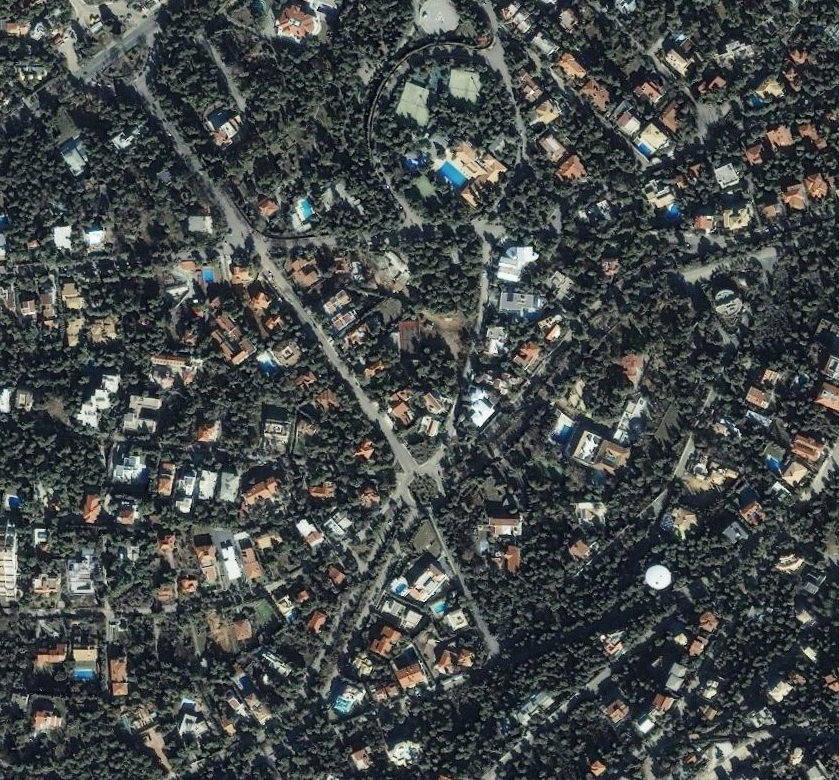
#> input picture HW 3/ekalismall.png, 839 x 780 px
$ jupyter execute --allow-errors Problem4_LDA.ipynb
#> lines starting #> are read from the running program, lines starting #| are printed output that depends on the picture; after the words box and inside, x2 and y2 are one past the last pixel; in counts of white or black regions, pixels touching at a corner belong together
## PROBLEM 4


 ###  I created trainMask by using ipad to highlight over regions of training image with pools. I am first going to cut the image into 10x10 blocks and then I am going to determine which blocks have some percent or more mask coloring in them. If they have that percent coloring I am going to say these are pool blocks. I am then going to flatten the blocks, and use PCA to reduce their dimensionality. I am then going to create two gaussians, one for the PCA reduced pool blocks and one for the PCA reduced background blocks. I am now going to use their discriminant functions (similar to problem 1) to determine which block is pool and which block is background

[cell 1]
import numpy as np
import matplotlib.pyplot as plt
import cv2

# Save image in set directory
# I FLIP THE COLORS SINCE OPENCV READS BGR
trainImg = cv2.imread('./ekalismall.png')[:, :, ::-1]
testImg = cv2.imread('./ekalismall2.png')[:, :, ::-1]
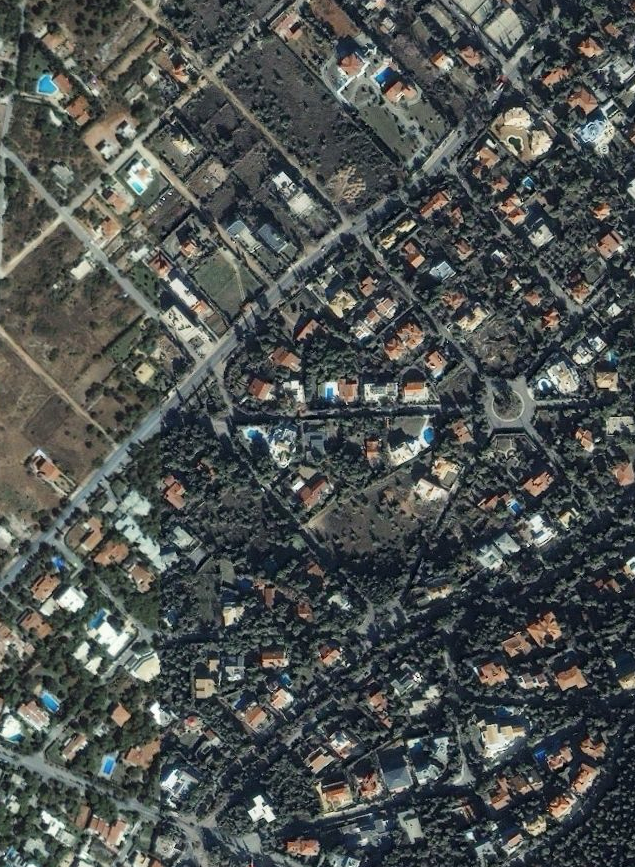
#> input picture HW 3/ekalismall2.png, 635 x 867 px
trainMask = cv2.imread("./mask.JPEG")[:, :, ::-1]
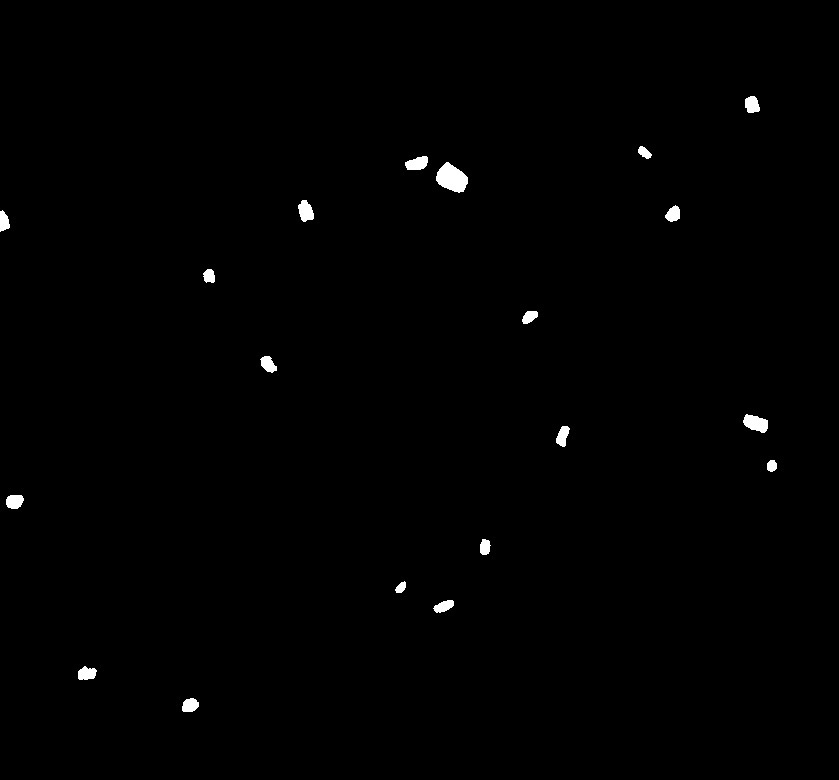
#> input picture HW 3/mask.JPEG, 839 x 780 px
#> trainMask is the input picture: shape (780, 839, 3); min 0, max 255, mean 1.5
trainMask = cv2.resize(trainMask, (trainImg.shape[1], trainImg.shape[0]))
trainMask = trainMask[:,:,0]
#> trainMask: shape (780, 839)
segmented = np.copy(trainImg)
segmented[trainMask == 0] = 0  # Set pixels not in the mask to 0

fig, axs = plt.subplots(1, 3, figsize=(18, 6))
axs[0].imshow(trainImg)
axs[1].imshow(trainMask)
axs[2].imshow(segmented)

[cell 2]
# [20 lines of commented-out code are left out]

I "labeled" image on my ipad by highlihting regions with pools. I am first going to cut the image into 24x24 blocks and then I am going to use determine which blocks have atleast a coloring in them. If they do I am going to use say these are pool blocks.

[cell 3]
from skimage.util.shape import view_as_blocks

block_size = (10, 10, 3)

rows, cols, _ = trainImg.shape
#> rows = 780; cols = 839
trimmed_rows = rows - (rows % block_size[0])
#> trimmed_rows = 780
trimmed_cols = cols - (cols % block_size[1])
#> trimmed_cols = 830
trimmed_trainImg = trainImg[:trimmed_rows, :trimmed_cols, :]
print(trimmed_trainImg.shape, trainImg.shape)
#| (780, 830, 3) (780, 839, 3)
# Split the trimmed trainImg into blocks
blocks = view_as_blocks(trimmed_trainImg, block_size)
print(blocks.shape)
#| (78, 83, 1, 10, 10, 3)


# [9 lines of commented-out code are left out]

plt.show()

[cell 4]
blockMask = trainMask[:trimmed_rows, :trimmed_cols]

import numpy as np
print(blockMask.shape)
#| (780, 830)
H, W = blockMask.shape
#> H = 780; W = 830
block_size = (10, 10)

blockMask = view_as_blocks(blockMask, block_size)
blockMaskSummed = np.sum(blockMask, axis=(2, 3))

fig,axs = plt.subplots(1,2)
axs[0].imshow(trainMask)
axs[1].imshow(blockMaskSummed)

### I said that atleast 48 of the 100 pixels in the block musk be pool (based on mask I drew above) if we are to call the block a pool block

[cell 5]
blockLabels = np.zeros(blockMask.shape[:2])
for i in range(blockMask.shape[0]):
    for j in range(blockMask.shape[1]):
        temp = blockMask[i,j]
        if(np.sum(temp)//255 >= 20):
            blockLabels[i,j]  = 1
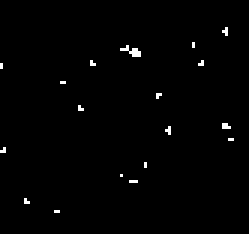
#> blockLabels: shape (78, 83) float64 (shown 3 times larger); values 0 (black) and 1 (white), 0.93% white in thin lines or dots, all inside (x1, y1, x2, y2) = (0, 9, 78, 71)

print(np.sum(blockLabels))
#| 60.0
plt.imshow(blockLabels)

[cell 6]
# [21 lines of commented-out code are left out]

def pca(data): #takes input data as columns and expects it to be 0 mean (add mean back later if intended)
    covariance_matrix = np.dot(data,data.T)/(data.shape[1])
    eigvals, eigvecs = np.linalg.eigh(covariance_matrix)
    eigvals = eigvals[::-1]
    eigvecs = eigvecs[:,::-1]

    return (eigvecs,eigvals)

### We now have flattened 10x10x3 blocks in columns and cooresponding labels. I now PCA reduce to 30 dimensions

[cell 7]
flattenedBlocks = blocks.reshape(-1,300).T
flatBlockLabels = np.ravel(blockLabels)
#> flatBlockLabels = 6474 values, max 1 at index 822, min 0 at index 0, mean 0.00927
normalBlockMean = np.mean(flattenedBlocks,axis=1).reshape(-1,1)
#> normalBlockMean = 300 values, max 74.25 at index 16, min 67.24 at index 246, mean 71.4
eigvecs, eigvals =  pca(flattenedBlocks - normalBlockMean)
#> in pca, `eigvals, eigvecs = np.linalg.eigh(covariance_matrix)`:
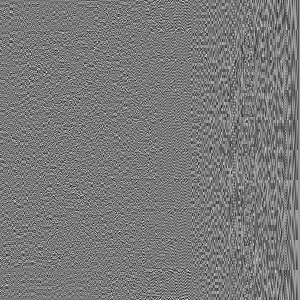
#> eigvecs: shape (300, 300) float64; min -0.24, max 0.262, mean 0.000197; drawn with min black and max white
#> in pca, `eigvals, eigvecs = np.linalg.eigh(covariance_matrix)`: eigvals = 300 values from 0.257 to 321661.7
#> in pca, `eigvals = eigvals[::-1]`: eigvals = 300 values, max 321661.7 at index 0, min 0.257 at index 299, mean 2325.6
#> in pca, `eigvecs = eigvecs[:,::-1]`:
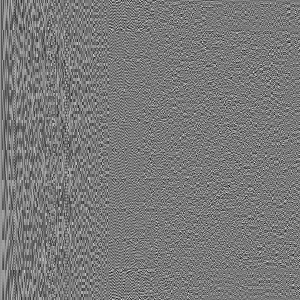
#> eigvecs: shape (300, 300) float64; min -0.24, max 0.262, mean 0.000197; drawn with min black and max white
numPCA = 100
PCAmat = eigvecs.T[:numPCA]
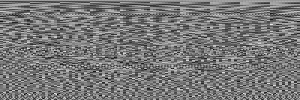
#> PCAmat: shape (100, 300) float64; min -0.185, max 0.209, mean 0.000592; drawn with min black and max white
flattenedBlocks = blocks.reshape(-1,300).T
flattenedPCA =  PCAmat @ flattenedBlocks
flatBlockLabels = np.ravel(blockLabels)
trainMean = np.mean(flattenedPCA,axis=1).reshape(-1,1)
#> trainMean = 100 values, max 1223.5 at index 0, min -77.2 at index 15, mean 13.26

poolMean  = np.mean(flattenedPCA[:,flatBlockLabels == 1],axis = 1).reshape(-1,1)
#> poolMean = 100 values, max 1669.3 at index 0, min -212 at index 1, mean 17.04
bkgMean = np.mean(flattenedPCA[:,flatBlockLabels == 0],axis =1).reshape(-1,1)
#> bkgMean = 100 values, max 1219.3 at index 0, min -76.12 at index 15, mean 13.22

[cell 8]
# [5 lines of commented-out code are left out]

[cell 9]
LDAtrain  = flattenedPCA.copy()
ldaLabels = flatBlockLabels.copy()
#> ldaLabels has the same summary as flatBlockLabels


dimensionality = LDAtrain.shape[0]
#> dimensionality = 100
from scipy.linalg import eigh

BetweenCov = np.zeros((dimensionality,dimensionality)) # since nfft +1 as we cut specotrgram and keep DC term
WithinCov = np.zeros((dimensionality,dimensionality))
print(trainMean.shape)
#| (100, 1)
BetweenCov += (poolMean.reshape(-1,1) - trainMean).reshape(-1,1) @ (poolMean.reshape(-1,1) - trainMean).reshape(1,-1)
BetweenCov += (bkgMean - trainMean).reshape(-1,1) @ (bkgMean - trainMean).reshape(1,-1)

for i in range(LDAtrain.shape[1]):
    samp =  LDAtrain[:,i]
    if(ldaLabels[i] == 1):
        left = (samp.reshape(-1,1) - poolMean.reshape(-1,1))
        right = (samp.reshape(1,-1) - poolMean.reshape(1,-1))
    else:
        left = (samp.reshape(-1,1) - bkgMean.reshape(-1,1))
        right = (samp.reshape(1,-1) - bkgMean.reshape(1,-1))
    WithinCov += left@ right
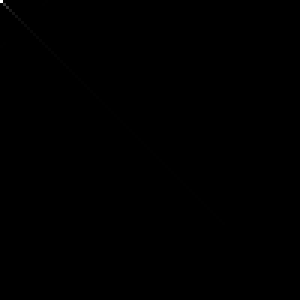
#> WithinCov: shape (100, 100) float64 (shown 3 times larger); min -5825492.2, max 2.07e+09, mean 450036.5; drawn with min black and max white

geneigvals, geneigvecs = eigh(BetweenCov, WithinCov, eigvals_only=False)
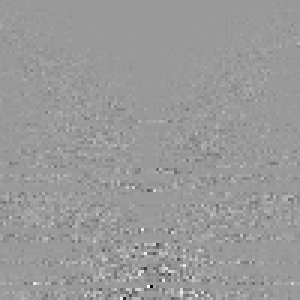
#> geneigvecs: shape (100, 100) float64 (shown 3 times larger); min -0.000851, max 0.000561, mean 4.1e-08; drawn with min black and max white
#> geneigvals = 100 values from -1.11e-18 to 0.00307

geneigvals = geneigvals[::-1]
#> geneigvals = 100 values, max 0.00307 at index 0, min -1.11e-18 at index 99, mean 3.07e-05
geneigvecs =  geneigvecs[:,::-1]

geneigvecs = geneigvecs.T

[cell 10]
LDAmat = geneigvecs @ PCAmat

[cell 11]
# [5 lines of commented-out code are left out]

[cell 12]
output = np.zeros(blocks.shape[:2])
for i in range(blocks.shape[0]):
    for j in range(blocks.shape[1]):
        output[i,j] = LDAmat[0]@ (blocks[i,j].reshape(300,1)- normalBlockMean) > 0.075
#> output: shape (78, 83) float64; values 0 (black) and 1 (white), 0.23% white in thin lines or dots, all inside (x1, y1, x2, y2) = (8, 14, 78, 68)

[cell 13]
plt.plot(np.sort(output.ravel()))
#> figure, not shown here; curve peaks at x = 6459, y = 1

### Training Output

[cell 14]
fig, axs = plt.subplots(1, 3, figsize=(16, 12))

axs[0].imshow(trainImg[:trimmed_rows, :trimmed_cols, :])
axs[0].set_title('Train Image')

axs[1].imshow(output)
axs[1].set_title('Computed Pool Mask')

axs[2].imshow(blockLabels, cmap='nipy_spectral')
axs[2].set_title('Hand Drawn Pool Mask')

plt.show()

### Getting testing output

[cell 15]
block_size = (10, 10, 3)

rows, cols, _ = testImg.shape
#> rows = 867; cols = 635
trimmed_rows = rows - (rows % block_size[0])
#> trimmed_rows = 860
trimmed_cols = cols - (cols % block_size[1])
#> trimmed_cols = 630
trimmed_testImg = testImg[:trimmed_rows, :trimmed_cols, :]
print(trimmed_testImg.shape, testImg.shape)
#| (860, 630, 3) (867, 635, 3)
testBlocks = view_as_blocks(trimmed_testImg, block_size)
print(blocks.shape)
#| (78, 83, 1, 10, 10, 3)

flatTestBlocks = blocks.reshape(300,-1)

#> (the rest of this cell did not finish here and is left out)

[cell 16]
outputTest = np.zeros(testBlocks.shape[:2])
#> (the rest of this cell did not finish here and is left out)

[cell 17]
import numpy as np
import matplotlib.pyplot as plt

# Upscale the Pool Mask by a factor of 10x
upscale_factor = 10
upscaled_pool_mask = np.kron(outputTest, np.ones((upscale_factor, upscale_factor)))
#> outputTest: shape (86, 63) float64; every value is 0
print(upscaled_pool_mask)
#> (printed output is left out)
# Apply the upscaled mask to the test image
highlighted_image = testImg.copy()[:trimmed_rows, :trimmed_cols, :]  # Create a copy of the test image
highlighted_image[upscaled_pool_mask == 0] = [255, 0, 0]  # Set pixels to red where mask is 1
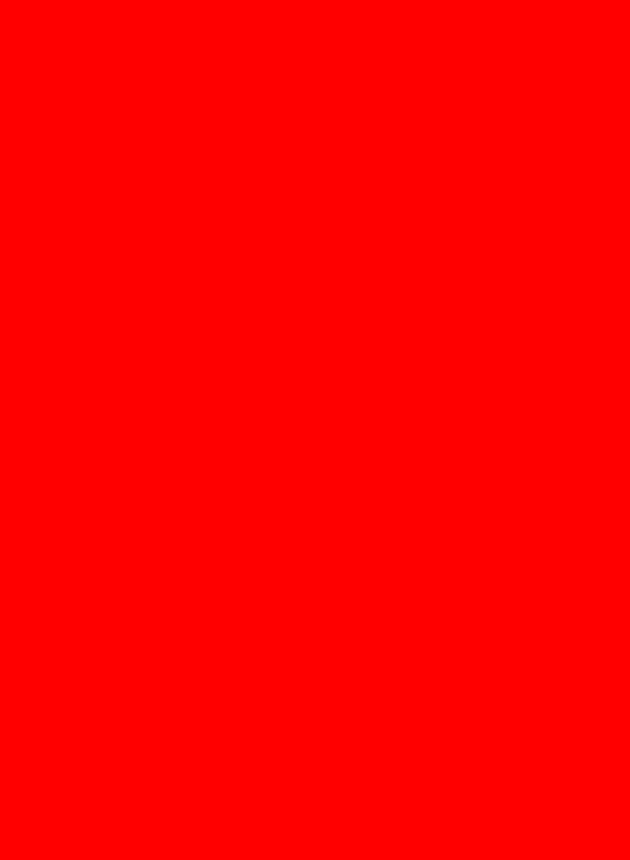
#> highlighted_image: shape (860, 630, 3); mean R, G, B 255, 0, 0

# Create subplots to display the images
fig, axs = plt.subplots(1, 3, figsize=(16, 12))

axs[0].imshow(testImg[:trimmed_rows, :trimmed_cols, :])
axs[0].set_title('Test Image')

axs[1].imshow(upscaled_pool_mask, cmap='gray')
axs[1].set_title('Upscaled Pool Mask')

axs[2].imshow(highlighted_image[:trimmed_rows, :trimmed_cols, :])
axs[2].set_title('Highlighted Image')

plt.show()
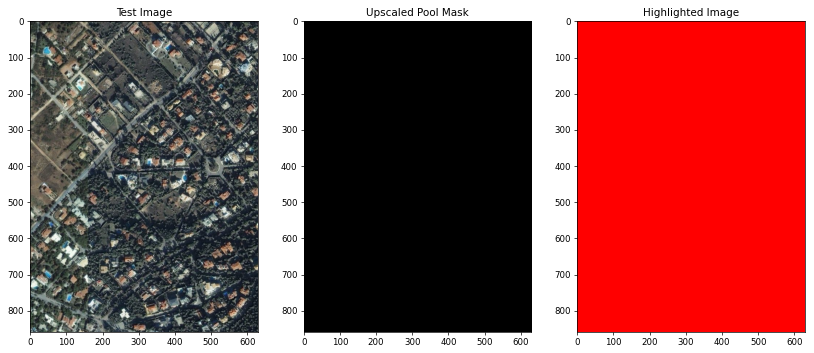
#> figure drawn by matplotlib, 3 panels
